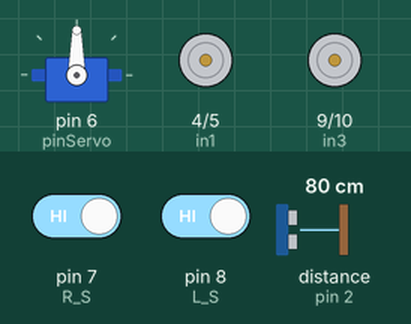
Recording of a sketch running on a simulated Arduino Uno, built with avr-gcc and run on an emulated ATmega328P. Parts: servo, motor-driver pin pairs drawn as motors (green arrow = first pin HIGH = forward, orange = second pin HIGH = backward, longer = more drive, scaled by the enable pin). Wiring (inferred from the names in the program): ultrasonic range finder: trigger pin 12; echo pin 2. Inputs (shaded band) come from the test bench; at power-on: pin 7 (R_S) HIGH, pin 8 (L_S) HIGH, distance to the obstacle (sensor on pin 2) 80 cm. The echo pulse lasts 58.3 µs per cm.

Above: at 1.3 s.
1.4 s: pin 7 (R_S) driven LOW and pin 8 (L_S) driven LOW
6.8 s: pin 7 (R_S) driven HIGH
At 8.0 s:
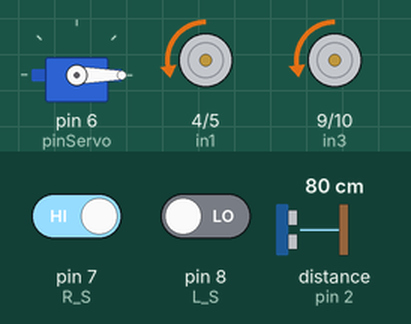
8.9 s: pin 8 (L_S) driven HIGH
At 12.3 s:
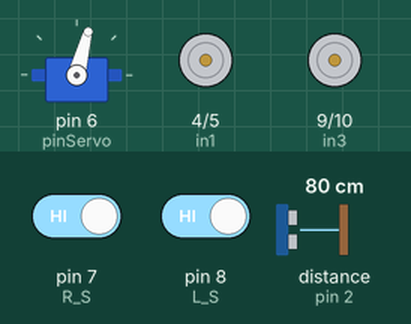
12.4 s: pin 7 (R_S) driven LOW
At 14.4 s:
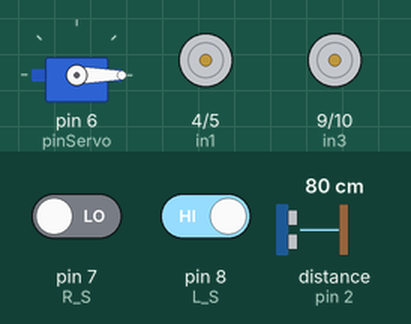
17.5 s: pin 8 (L_S) driven LOW
At 18.4 s:
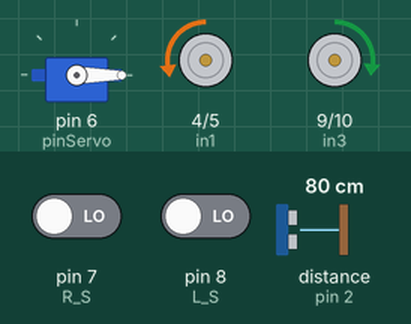
19.0 s: distance to the obstacle (sensor on pin 2) set to 24 cm
20.5 s: distance to the obstacle (sensor on pin 2) set to 19 cm
At 20.9 s:
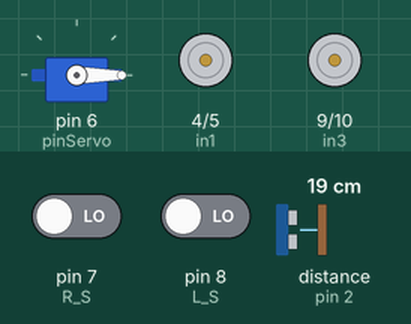
Timing chart, 0 to 23.0 s (numbered marks = the images above; inputs shaded):
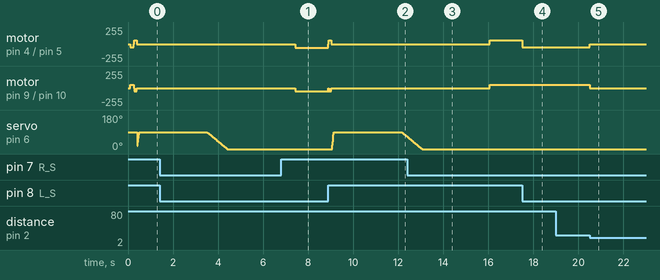

The sketch:

checkpoint3.ino
```cpp
//chekpoint 3
//trois élastiques

#include <Servo.h>
Servo monServo;
#define pinServo 6
#define enA 3
#define in1 4
#define in2 5
#define in3 9
#define in4 10
#define enB 11

#define R_S 7 //ir sensor Right
#define L_S 8 //ir sensor Left

#define TRIG_PIN 12
#define ECHO_PIN 2
int i = 1;

void setup(){
pinMode(R_S, INPUT);
pinMode(L_S, INPUT);

pinMode(TRIG_PIN, OUTPUT);
pinMode(ECHO_PIN, INPUT);

pinMode(enA, OUTPUT);
pinMode(in1, OUTPUT);
pinMode(in2, OUTPUT);
pinMode(in3, OUTPUT);
pinMode(in4, OUTPUT);
pinMode(enB, OUTPUT);
i = 1;
analogWrite(enA, 38);
analogWrite(enB, 38);
monServo.attach(pinServo);
delay(100);
}

void loop(){
long distance = getDistance();

if (distance <= 20) {
    stop();
  }
else {
    if((digitalRead(R_S) == 0)&&(digitalRead(L_S) == 0)){forword();}   //if Right Sensor and Left Sensor are at White color then it will call forword function

    if((digitalRead(R_S) == 1)&&(digitalRead(L_S) == 0)){turnRight();} //if Right Sensor is Black and Left Sensor is White then it will call turn Right function

    if((digitalRead(R_S) == 0)&&(digitalRead(L_S) == 1)){turnLeft();}  //if Right Sensor is White and Left Sensor is Black then it will call turn Left function

    if((digitalRead(R_S) == 1)&&(digitalRead(L_S) == 1)){
      if(i <= 10){
          forword();
      }
      if(i > 10){
        stop();
        delay(10);
        back();
        delay(100);
        stop();
        lance();
        stop();
      }
      else {
           i = i + 1;
      }
    }
  }
}
void forword(){  //forword
  analogWrite(enB, 49);
  analogWrite(enA, 51);
  digitalWrite(in4, LOW);
  digitalWrite(in3, HIGH);
  digitalWrite(in2, HIGH);
  digitalWrite(in1, LOW);
  delay(10);
}

void back(){
  analogWrite(enB, 51);
  analogWrite(enA, 53);
  digitalWrite(in4, HIGH);
  digitalWrite(in3, LOW);
  digitalWrite(in2, LOW);
  digitalWrite(in1, HIGH);
  delay(10);
}

void ralentir(){  //forword
  analogWrite(enB, 40);
  analogWrite(enA, 40);
  digitalWrite(in4, LOW);
  digitalWrite(in3, HIGH);
  digitalWrite(in2, HIGH);
  digitalWrite(in1, LOW);
  delay(10);
}

void turnRight(){ //turnRight
  digitalWrite(in4, HIGH);
  digitalWrite(in3, LOW);
  digitalWrite(in2, HIGH);
  digitalWrite(in1, LOW);
  delay(10);
}

void turnLeft(){ //turnLeft
  digitalWrite(in4, LOW);
  digitalWrite(in3, HIGH);
  digitalWrite(in2, LOW);
  digitalWrite(in1, HIGH);
  delay(10);
}

void stop(){ //stop
  digitalWrite(in1, LOW);
  digitalWrite(in2, LOW);
  digitalWrite(in3, LOW);
  digitalWrite(in4, LOW);
  delay(10);
}

// Fonction pour obtenir la distance à partir du capteur à ultrasons
long getDistance() {
  // Envoyer une impulsion de 10 µs pour déclencher le capteur
  digitalWrite(TRIG_PIN, LOW);
  delayMicroseconds(2);
  digitalWrite(TRIG_PIN, HIGH);
  delayMicroseconds(10);
  digitalWrite(TRIG_PIN, LOW);

  // Mesurer la durée de l'écho
  long duration = pulseIn(ECHO_PIN, HIGH);

  // Calculer la distance en cm
  long distance = (duration / 2) * 0.0344;  // Vitesse du son = 0.0344 cm/µs

  return distance;
}


void lance(){
for (int angle = 0; angle <= 90; angle++) {
    monServo.write(angle);
    delay(1);
  }

  delay(3000);

for (int angle = 90; angle >= 0; angle--) {
    monServo.write(angle);
    delay(10);
  }
  delay(3000);
}
```

Measured:
- the behaviour switches between 22 and 21 cm on distance to the obstacle (sensor on pin 2) (found by bisection; images 4 and 5)
- after the input at 6.8 s, motor on pin 9 (in3) / pin 10 (in4): stopped → backward 51/255 after 0.63 s
- after the input at 8.9 s, motor on pin 4 (in1) / pin 5 (in2): backward 53/255 → forward 53/255 at once, → stopped 0.13 s later; motor on pin 9 (in3) / pin 10 (in4): backward 51/255 → stopped after 0.13 s; servo on pin 6 (pinServo): rises from 0° to 90° in 0.08 s, then falls to 65° in 3.3 s
- after the input at 12.4 s, motor on pin 4 (in1) / pin 5 (in2): goes on until 16.1 s, then stays forward 53/255; servo on pin 6 (pinServo): goes on until 13.1 s, then stays 0°
- after the input at 17.5 s, motor on pin 4 (in1) / pin 5 (in2): forward 53/255 → backward 51/255 at once; motor on pin 9 (in3) / pin 10 (in4): forward 51/255 → forward 49/255 at once
- after the input at 19.0 s, every drawn part: stays the same
- after the input at 20.5 s, motor on pin 4 (in1) / pin 5 (in2): backward 51/255 → stopped at once; motor on pin 9 (in3) / pin 10 (in4): forward 49/255 → stopped at once
